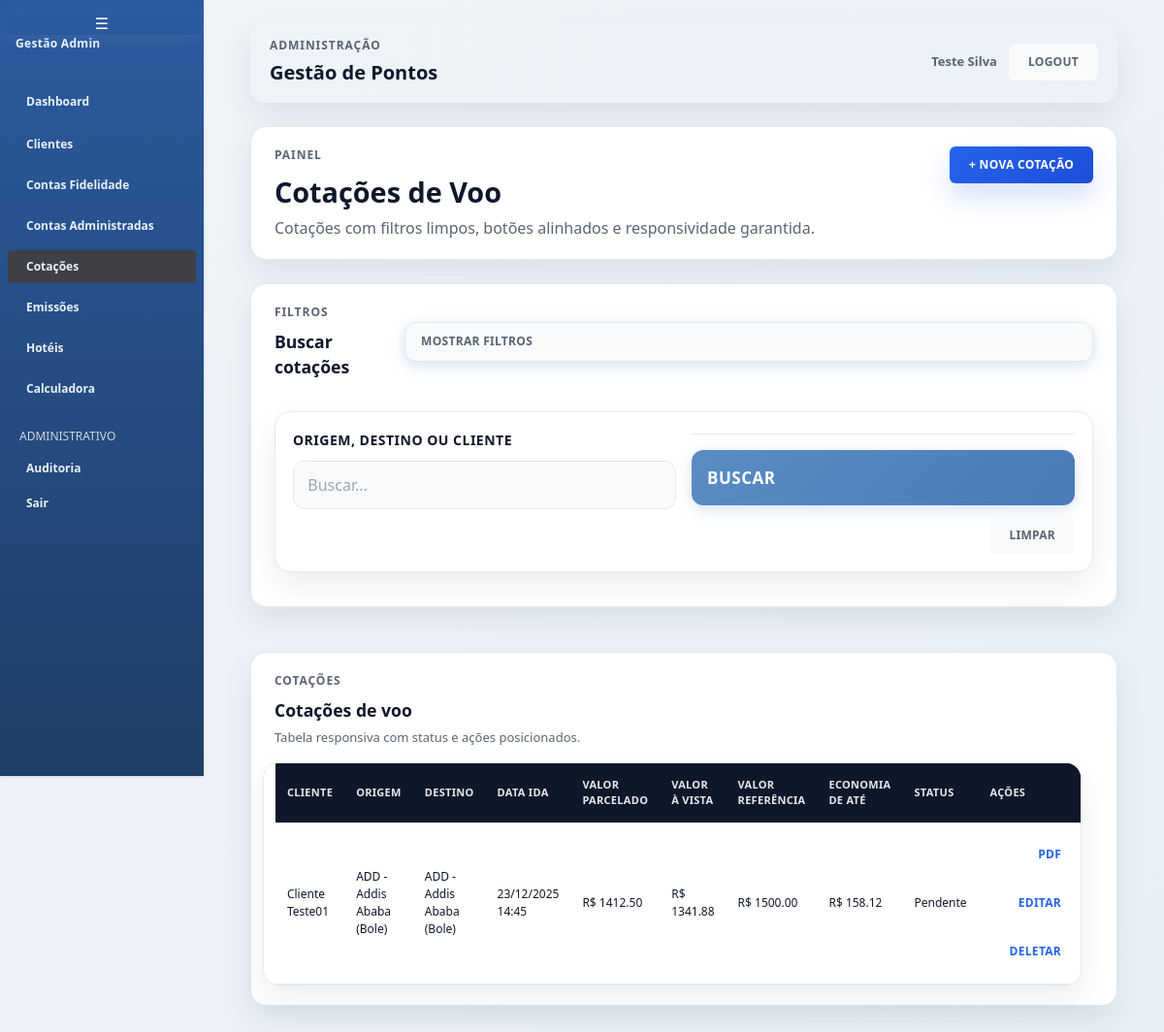
Page /adm/cotacoes-voo/ (signed in) on the earlier database version.
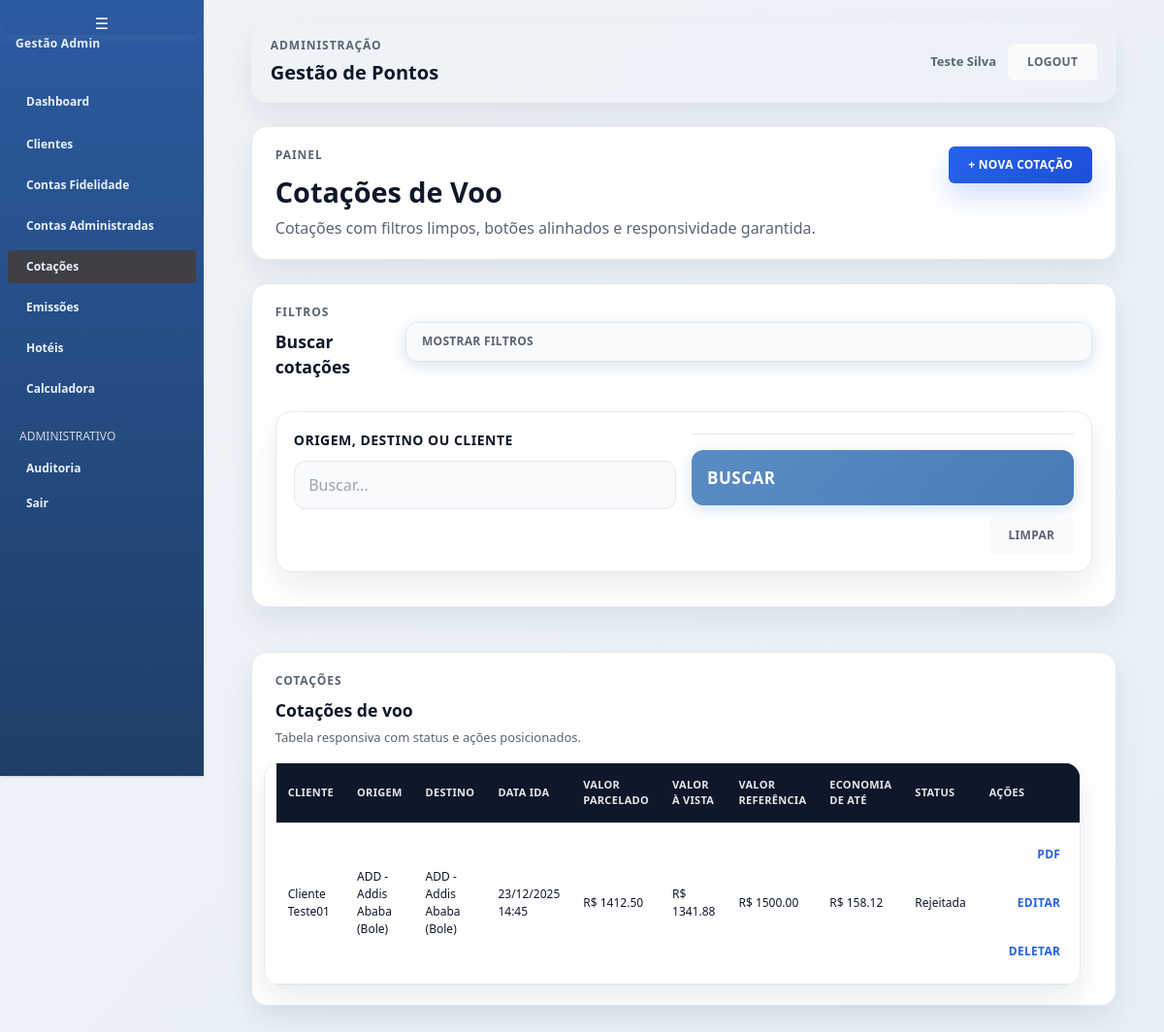
Same page on the later database version.
### gestao/models/cotacao_voo.py (models this page shows, shortened)
class CotacaoVoo(models.Model):
    STATUS_CHOICES = (
        ("pendente", "Pendente"),
        ("aceita", "Aceita"),
        ("rejeitada", "Rejeitada"),
        ("emissao", "Emissão"),
    )
    cliente = models.ForeignKey(Cliente, on_delete=models.CASCADE, null=True, blank=True)
    conta_administrada = models.ForeignKey(
        ContaAdministrada,
        on_delete=models.CASCADE,
        null=True,
        blank=True,
        related_name="cotacoes",
    )
    companhia_aerea = models.CharField(max_length=100, blank=True)
    origem = models.ForeignKey(
        Aeroporto,
        related_name="cotacoes_origem",
        on_delete=models.SET_NULL,
        null=True,
        blank=True,
    )
    destino = models.ForeignKey(
        Aeroporto,
        related_name="cotacoes_destino",
        on_delete=models.SET_NULL,
        null=True,
        blank=True,
    )
    data_ida = models.DateTimeField()
    data_volta = models.DateTimeField(null=True, blank=True)
    programa = models.ForeignKey(
        ProgramaFidelidade, on_delete=models.SET_NULL, null=True, blank=True
    )
    qtd_passageiros = models.PositiveIntegerField(default=1)
    classe = models.CharField(max_length=50, blank=True)
    observacoes = models.TextField(blank=True)
    valor_passagem = models.DecimalField(max_digits=10, decimal_places=2)
    taxas = models.DecimalField(max_digits=10, decimal_places=2, default=0)
    milhas = models.IntegerField(default=0)
    valor_milheiro = models.DecimalField(max_digits=10, decimal_places=2, default=0)
    parcelas = models.IntegerField(default=1)
    juros = models.DecimalField(max_digits=5, decimal_places=2, default=1.00)
    desconto = models.DecimalField(max_digits=5, decimal_places=2, default=1.00)
    valor_parcelado = models.DecimalField(max_digits=10, decimal_places=2, default=0)
    valor_vista = models.DecimalField(max_digits=10, decimal_places=2, default=0)
    validade = models.DateField(null=True, blank=True)
    status = models.CharField(max_length=20, choices=STATUS_CHOICES, default="pendente")
    economia = models.DecimalField(max_digits=10, decimal_places=2, default=0)
    emissao = models.OneToOneField(
        "EmissaoPassagem", on_delete=models.SET_NULL, null=True, blank=True
    )
    criado_em = models.DateTimeField(auto_now_add=True)

### gestao/models/cliente.py (models this page shows, shortened)
class Cliente(models.Model):
    usuario = models.OneToOneField(
        User, on_delete=models.CASCADE, related_name="cliente_gestao"
    )
    empresa = models.ForeignKey(
        "gestao.Empresa",
        on_delete=models.CASCADE,
        related_name="pessoas",
        null=True,
        blank=True,
    )
    telefone = models.CharField(max_length=20, blank=True)
    data_nascimento = models.DateField(null=True, blank=True)
    cpf = models.CharField(max_length=11, unique=True)
    PERFIS = (
        ("admin", "Administrador"),
        ("operador", "Operador"),
        ("cliente", "Cliente"),
    )
    perfil = models.CharField(max_length=10, choices=PERFIS, default="cliente")
    observacoes = models.TextField(blank=True)
    ativo = models.BooleanField(default=True)
    criado_por = models.ForeignKey(
        User, on_delete=models.CASCADE, related_name="usuarios_criados",
        null=True, blank=True
    )

### gestao/models/aeroporto.py (models this page shows)
class Aeroporto(models.Model):
    nome = models.CharField(max_length=200)
    sigla = models.CharField(max_length=10)
    cidade = models.CharField(max_length=200)
    estado = models.CharField(max_length=100)
    class Meta:
        ordering = ["sigla"]
    def __str__(self):
        return f"{self.sigla} - {self.nome}"

### gestao/views/cotacoes.py (the view, shortened to what this page needs)
@login_required
def admin_cotacoes_voo(request):
    if permission_denied := require_admin_or_operator(request):
        return permission_denied
    busca = request.GET.get("busca", "")
    cotacoes = CotacaoVoo.objects.filter(
        Q(cliente__perfil="cliente", cliente__ativo=True) | Q(conta_administrada__isnull=False)
    ).select_related(
        "cliente__usuario", "origem", "destino", "conta_administrada"
    )
    return render(
        request,
        "admin_custom/cotacoes_voo.html",
        {"cotacoes": cotacoes, "busca": busca},
    )

### gestao/views/permissions.py (called while the page is built)
def require_admin_or_operator(request):
    if request.user.is_superuser:
        return None
    perfil = getattr(getattr(request.user, "cliente_gestao", None), "perfil", "")
    if perfil not in ["admin", "operador"]:
        return render(request, "sem_permissao.html")
    return None

### gestao/templates/admin_custom/cotacoes_voo.html (shortened to what this page needs)
{% extends "admin_custom/base_admin.html" %}
{% block header_title %}Cotações de Voo{% endblock %}
{% block header_subtitle %}<p class="page-subtitle">Cotações com filtros limpos, botões alinhados e responsividade garantida.</p>{% endblock %}
{% block menu_cotacoes_voo %}bg-zinc-700 text-white{% endblock %}
{% block header_actions %}
<div class="page-actions">
    <a href="{% url 'admin_nova_cotacao_voo' %}" class="btn btn-primary">+ Nova Cotação</a>
</div>
{% endblock %}
{% block content %}
<div class="stacked">
    <section class="surface-card filter-panel" data-filters-root>
        <div class="section-heading">
            <div>
                <p class="eyebrow">Filtros</p>
                <h2 class="section-title">Buscar cotações</h2>
            </div>
            <button class="btn btn-ghost filter-toggle" type="button" data-filter-toggle aria-expanded="true">Mostrar filtros</button>
        </div>
        <div class="filter-body is-open" data-filter-panel>
            <form method="get" class="form-grid">
                <div class="form-field">
                    <label class="form-label" for="busca">Origem, destino ou cliente</label>
                    <input type="text" id="busca" name="busca" value="{{ busca }}" placeholder="Buscar..." />
                </div>
                <div class="form-actions">
                    <button type="submit" class="btn btn-primary">Buscar</button>
                    <a href="{% url 'admin_cotacoes_voo' %}" class="btn btn-ghost">Limpar</a>
                </div>
            </form>
        </div>
    </section>
    <section class="surface-card">
        <div class="section-heading">
            <div>
                <p class="eyebrow">Cotações</p>
                <h2 class="section-title">Cotações de voo</h2>
                <p class="section-subtitle">Tabela responsiva com status e ações posicionados.</p>
            </div>
        </div>
        <div class="table-wrapper">
            <table class="data-table">
                <thead>
                    <tr>
                        <th>Cliente</th>
                        <th>Origem</th>
                        <th>Destino</th>
                        <th>Data Ida</th>
                        <th>Valor Parcelado</th>
                        <th>Valor à Vista</th>
                        <th>Valor Referência</th>
                        <th>Economia de até</th>
                        <th>Status</th>
                        <th>Ações</th>
                    </tr>
                </thead>
                <tbody>
                    {% for c in cotacoes %}
                    <tr>
                        <td>{{ c.cliente.usuario.get_full_name|default:c.cliente.usuario.username }}</td>
                        <td>{{ c.origem }}</td>
                        <td>{{ c.destino }}</td>
                        <td>{{ c.data_ida|date:"d/m/Y H:i" }}</td>
                        <td>R$ {{ c.valor_parcelado|floatformat:2 }}</td>
                        <td>R$ {{ c.valor_vista|floatformat:2 }}</td>
                        <td>R$ {{ c.valor_passagem|floatformat:2 }}</td>
                        <td>R$ {{ c.economia|floatformat:2 }}</td>
                        <td>{{ c.get_status_display }}</td>
                        <td>
                            <div class="page-actions">
                                <a href="{% url 'admin_cotacao_voo_pdf' c.id %}" class="btn btn-link">PDF</a>
                                <a href="{% url 'admin_editar_cotacao_voo' c.id %}" class="btn btn-link">Editar</a>
                                <a href="{% url 'admin_deletar_cotacao_voo' c.id %}" class="btn btn-link">Deletar</a>
                            </div>
                        </td>
                    </tr>
                    {% empty %}
                    <tr><td colspan="10" class="text-center text-red-400 py-4">Nenhuma cotação encontrada.</td></tr>
                    {% endfor %}
                </tbody>
            </table>
        </div>
    </section>
</div>
{% endblock %}

Differences in the rows shown:
changed CotacaoVoo "Cliente Teste01": status "Pendente" → "Rejeitada"
